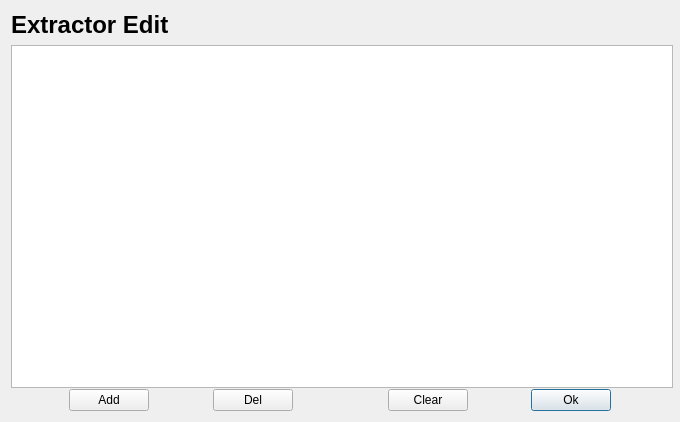
<?xml version="1.0" encoding="UTF-8"?>
<ui version="4.0">
 <class>ExtractorEditorDialog</class>
 <widget class="QDialog" name="ExtractorEditorDialog">
  <property name="geometry">
   <rect>
    <x>0</x>
    <y>0</y>
    <width>680</width>
    <height>422</height>
   </rect>
  </property>
  <property name="minimumSize">
   <size>
    <width>680</width>
    <height>420</height>
   </size>
  </property>
  <property name="windowTitle">
   <string>Extractor Edit</string>
  </property>
  <property name="modal">
   <bool>false</bool>
  </property>
  <layout class="QGridLayout" name="gridLayout">
   <item row="0" column="0" colspan="3">
    <widget class="QLabel" name="label">
     <property name="font">
      <font>
       <pointsize>18</pointsize>
       <weight>75</weight>
       <bold>true</bold>
      </font>
     </property>
     <property name="text">
      <string>Extractor Edit</string>
     </property>
    </widget>
   </item>
   <item row="1" column="0" colspan="9">
    <widget class="QTableView" name="tableView">
     <property name="minimumSize">
      <size>
       <width>662</width>
       <height>343</height>
      </size>
     </property>
    </widget>
   </item>
   <item row="2" column="0">
    <spacer name="horizontalSpacer_4">
     <property name="orientation">
      <enum>Qt::Horizontal</enum>
     </property>
     <property name="sizeHint" stdset="0">
      <size>
       <width>53</width>
       <height>20</height>
      </size>
     </property>
    </spacer>
   </item>
   <item row="2" column="1">
    <widget class="QPushButton" name="addButton">
     <property name="text">
      <string>Add</string>
     </property>
     <property name="autoDefault">
      <bool>false</bool>
     </property>
    </widget>
   </item>
   <item row="2" column="2">
    <spacer name="horizontalSpacer">
     <property name="orientation">
      <enum>Qt::Horizontal</enum>
     </property>
     <property name="sizeHint" stdset="0">
      <size>
       <width>53</width>
       <height>20</height>
      </size>
     </property>
    </spacer>
   </item>
   <item row="2" column="8">
    <spacer name="horizontalSpacer_5">
     <property name="orientation">
      <enum>Qt::Horizontal</enum>
     </property>
     <property name="sizeHint" stdset="0">
      <size>
       <width>53</width>
       <height>20</height>
      </size>
     </property>
    </spacer>
   </item>
   <item row="2" column="5">
    <widget class="QPushButton" name="clearButton">
     <property name="text">
      <string>Clear</string>
     </property>
     <property name="autoDefault">
      <bool>false</bool>
     </property>
    </widget>
   </item>
   <item row="2" column="3">
    <widget class="QPushButton" name="delButton">
     <property name="text">
      <string>Del</string>
     </property>
     <property name="autoDefault">
      <bool>false</bool>
     </property>
    </widget>
   </item>
   <item row="2" column="6">
    <spacer name="horizontalSpacer_3">
     <property name="orientation">
      <enum>Qt::Horizontal</enum>
     </property>
     <property name="sizeHint" stdset="0">
      <size>
       <width>52</width>
       <height>20</height>
      </size>
     </property>
    </spacer>
   </item>
   <item row="2" column="4">
    <spacer name="horizontalSpacer_2">
     <property name="orientation">
      <enum>Qt::Horizontal</enum>
     </property>
     <property name="sizeHint" stdset="0">
      <size>
       <width>88</width>
       <height>20</height>
      </size>
     </property>
    </spacer>
   </item>
   <item row="2" column="7">
    <widget class="QPushButton" name="okButton">
     <property name="text">
      <string>Ok</string>
     </property>
    </widget>
   </item>
  </layout>
 </widget>
 <resources/>
 <connections/>
</ui>
